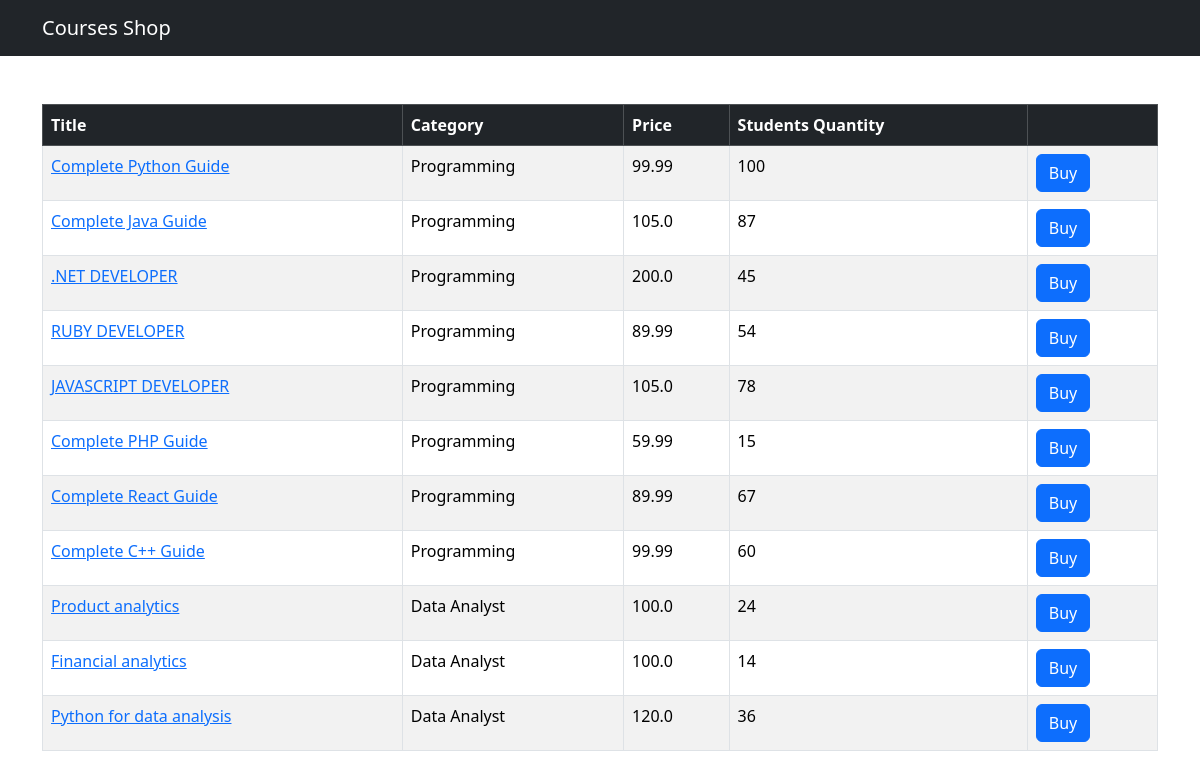
The app's page /shop/ with its own data.
### shop/models.py (models this page shows, shortened)
class Course(models.Model):
    title = models.CharField(max_length=300)
    price = models.FloatField()
    student_qty = models.IntegerField()
    reviews_qty = models.IntegerField()
    category = models.ForeignKey(Category, on_delete=models.CASCADE)
    created_at = models.DateTimeField(default = timezone.now)

class Category(models.Model):
    title = models.CharField(max_length=255)
    created_at = models.DateTimeField(default = timezone.now)
    def __str__(self) -> str:
        return self.title

### shop/views.py (the view)
# urls.py: path( '',  views.index, name ='index'),
def index(request):
    courses = Course.objects.all()
    return render(request, 'shop/courses.html',{'courses':courses})

### templates/shop/courses.html (shortened to what this page needs)
{% extends "base.html" %}
{% block content %}
<table class="table mt-5 table-bordered table-striped table-hover">
    <thead class="table-dark">
        <tr>
            <th>Title</th>
            <th>Category</th>
            <th>Price</th>
            <th>Students Quantity</th>
            <th></th>
        </tr>
    </thead>
    <tbody>
        {% for course in courses %}
        <tr>
            <td>
                <a href={% url "shop:single_course" course.id %}> {{ course.title }}</a>
            </td>
            <td>{{ course.category }}</td>
            <td>{{ course.price }}</td>
            <td>{{ course.student_qty }}</td>
            <td><button class="btn btn-primary">Buy</button></td>
        </tr>
        {% endfor %}
    </tbody>
</table>
{% endblock %}

### templates/base.html (shortened to what this page needs)
<!DOCTYPE html>
<html lang="en">
<head>
    <link href="https://cdn.jsdelivr.net/npm/bootstrap@5.3.2/dist/css/bootstrap.min.css" rel="stylesheet">
</head>
<body>
    <nav class="navbar navbar-dark bg-dark">
        <div class="container">
            <a href={% url "shop:index" %} class="navbar-brand">Courses Shop</a>
        </div>
    </nav>
    <main class="container">
        {% block content %}
        {% endblock %}
    </main>
</body>
</html>

### records on screen
Course: title "Complete Python Guide", category "Programming", price "99.99", student_qty "100"
Course: title "Complete Java Guide", category "Programming", price "105.0", student_qty "87"
Course: title ".NET DEVELOPER", category "Programming", price "200.0", student_qty "45"
Course: title "RUBY DEVELOPER", category "Programming", price "89.99", student_qty "54"
Course: title "JAVASCRIPT DEVELOPER", category "Programming", price "105.0", student_qty "78"
Course: title "Complete PHP Guide", category "Programming", price "59.99", student_qty "15"
Course: title "Complete React Guide", category "Programming", price "89.99", student_qty "67"
Course: title "Complete C++ Guide", category "Programming", price "99.99", student_qty "60"
Course: title "Product analytics", category "Data Analyst", price "100.0", student_qty "24"
Course: title "Financial analytics", category "Data Analyst", price "100.0", student_qty "14"
Course: title "Python for data analysis", category "Data Analyst", price "120.0", student_qty "36"
